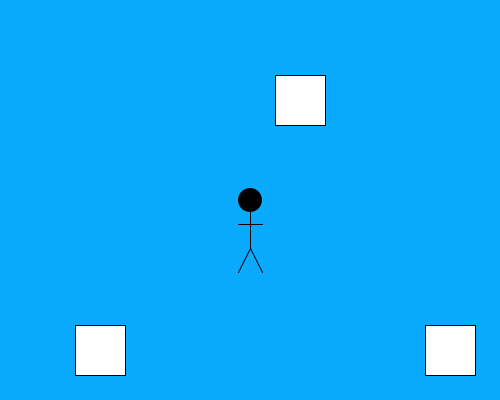
Frame 1 (no input)
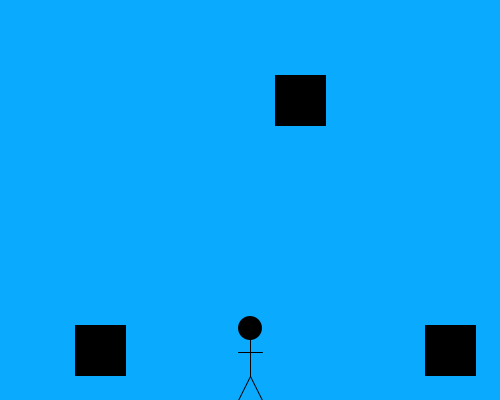
Frame 60 (the mouse pressed at the canvas centre just before this capture)
Frame 120 (the mouse held since frame 60 and released just before this capture): identical to frame 60, image omitted

The Processing sketch that drew these frames (run headless with seeded random() and noise(); from frame 60 on, the mouse is pressed at the canvas centre):

// Processing sketch: Side_Scroller5
// ── Side_Scroller5.pde
World world;

void setup() {
  size(500, 400);
  world = new World();
}

void draw() {
  background(10, 170, 255);
  world.drawWorld();
}

class Player  {
  int x, y, vy, vx, bodyHeight = 72, bodyWidth = 12;
  int scale = 2;
  boolean jumping;

  void setScale(int s) {
    scale = s;
  }

  Player(int x_, int y_) {
    x = x_;
    y = y_;
    vy = 0;
    jumping = false;
  }

  void drawPlayer() {
    pushMatrix();
    translate(x, y);
    float headDiameter = 12 * scale;
    fill(0);
    noStroke();
    ellipse(0, 0, headDiameter, headDiameter);
    stroke(0);
    line(0, 0, 0, (0 + headDiameter) * 2);
    line(0 - headDiameter * 1/2, 0 + headDiameter, 0 + headDiameter * 1/2, 0 + headDiameter);
    line(0, 0 + headDiameter * 2, 0 + (headDiameter * 1/2), (0 + bodyHeight));
    line(0, 0 + headDiameter * 2, 0 - (headDiameter * 1/2), (0 + bodyHeight));
    popMatrix();
  }


  void move(ArrayList<Obstacle> obstacles) {
    float minDist = 39;
    int moveSize = 3;
    boolean rightArrowPressed = false;
    boolean leftArrowPressed = false;
    if (keyCode == UP && keyPressed) {
      if (!jumping) {
        jumping = true;
        vy = 20;
      }
    }
    //    if (keyPressed == true) {
    if (!jumping) {
      vx = 0;
      if (keyPressed) {
        if (keyCode == RIGHT) {
          rightArrowPressed = true;
          vx = moveSize;
        }
        else if (keyCode == LEFT) {
          leftArrowPressed = true;
          vx = -moveSize;
        }
      }
    }
    y -= vy;
    if (y >= height - bodyHeight) {
      vy = 0;
      y = height - bodyHeight;
      jumping = false;
    }
    //Prevents going off left of screen.
    if (x >= width - bodyWidth && !leftArrowPressed) {
      vx = 0;
    }
    //Prevents going off right of screen.
    if (x <= 0 + bodyWidth && !rightArrowPressed) {
      vx = 0;
    }
    boolean canMoveX = true;
    for (Obstacle block: obstacles) {
      if (y + bodyHeight > block.y ) {
        if (vx > 0) {
          if (block.x > x) {
            if (block.x - x < minDist) {
              canMoveX = false;
            }
          }
        }
        if (vx < 0) {
          if (block.x < x) {
            if (x - block.x < minDist) {
              canMoveX = false;
            }
          }
        }
      }
    }
//    boolean canMoveY = true;
//    for (Obstacle block: obstacles) {
//      if (x + bodyWidth > 
//      
      
    if (canMoveX) {
      x += vx;
    }
    vy -= 1;
  }
}


// ── World.pde
class World {
  Player player;
  ArrayList<Obstacle> obstacles = new ArrayList<Obstacle>();
  // 500 X 400 area

  World() {
    obstacles.add(new Obstacle(450, 350));
    obstacles.add(new Obstacle(100, 350));
    obstacles.add(new Obstacle(300, 100));
    player = new Player(width/2, height/2);
  }
  void drawWorld() {
    boolean playerWillTouch = false;
    for (Obstacle obstacle: obstacles) {
      obstacle.drawObstacle();
    }
    player.move(obstacles);
    player.drawPlayer();
  }
}


class Obstacle {
  float x, y;

  Obstacle(float x_, float y_) {
    x = x_;
    y = y_;
  }

  void drawObstacle() {
    pushMatrix();
    rectMode(CENTER);
    rect(x, y, 50, 50);
    popMatrix();
  }
}
